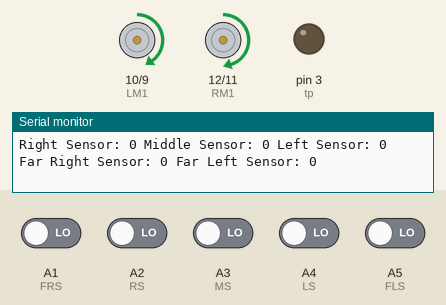
Simulated run of this sketch. Board: Arduino Uno, built with avr-gcc and run on an emulated ATmega328P. On the bench: motor-driver pin pairs drawn as motors (green arrow = first pin HIGH = forward, orange = second pin HIGH = backward, longer = more drive, scaled by the enable pin), output pins drawn as LEDs (lit = HIGH), the last lines printed to the serial monitor. Inputs (shaded band) come from the test bench; at power-on: A1 (FRS), A2 (RS), A3 (MS), A4 (LS), A5 (FLS) LOW.

Above: at 1.2 s.
1.3 s: A1 (FRS) driven HIGH
At 2.5 s:
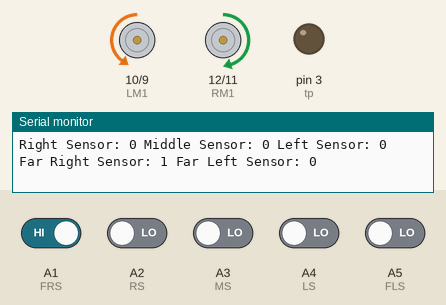
2.8 s: A1 (FRS) driven LOW
At 3.3 s:
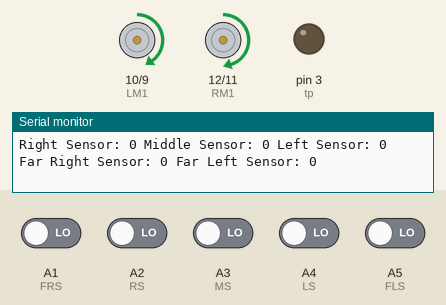
4.3 s: A3 (MS) driven HIGH
At 5.1 s:
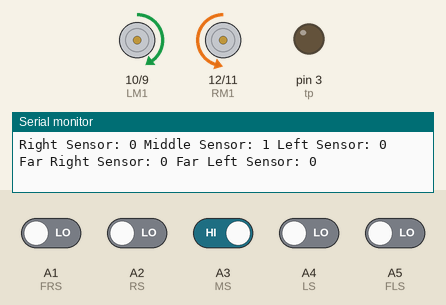
5.8 s: A3 (MS) driven LOW
At 7.0 s:
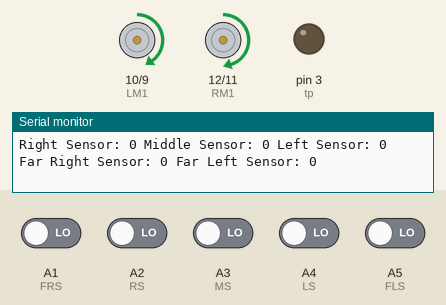
Timing chart, 0 to 8.3 s (numbered marks = the images above; inputs shaded):
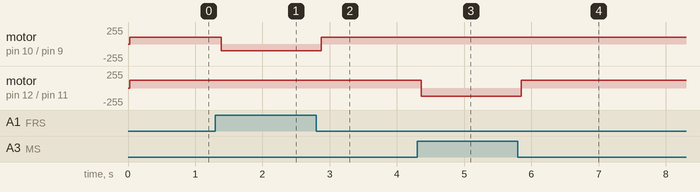

Measured:
- after the input at 1.3 s, motor on pin 10 (LM1) / pin 9 (LM2): forward 100/255 → backward 100/255 after 0.09 s
- after the input at 2.8 s, motor on pin 10 (LM1) / pin 9 (LM2): backward 100/255 → forward 100/255 after 0.08 s
- after the input at 4.3 s, motor on pin 12 (RM1) / pin 11 (RM2): forward 120/255 → backward 120/255 after 0.06 s
- after the input at 5.8 s, motor on pin 12 (RM1) / pin 11 (RM2): backward 120/255 → forward 120/255 after 0.05 s

The sketch:

something_with_RHA.ino
```cpp
#define FRS A1
#define FLS A5
#define RS A2
#define MS A3
#define LS A4 // Pin where the IR sensor is connected

const int ena = 5;
#define LM1 10
#define LM2 9
#define RM1 12
#define RM2 11
const int enb = 6;

const int tp = 3;
const int ep = 4;

int ivm = 0, ivl = 0, ivr = 0; // Sensor values
int ifrs = 0, ifls = 0; // Far sensor values

#define MAX_PATH_LENGTH 100
char path[MAX_PATH_LENGTH];
int pathIndex = 0;

void setup() {
  // Define pin modes
  pinMode(MS, INPUT);
  pinMode(LS, INPUT);
  pinMode(RS, INPUT);
  pinMode(FRS, INPUT);
  pinMode(FLS, INPUT);
  pinMode(tp, OUTPUT);
  pinMode(ep, INPUT);
  pinMode(ena, OUTPUT);
  pinMode(enb, OUTPUT);
  pinMode(LM1, OUTPUT);
  pinMode(LM2, OUTPUT);
  pinMode(RM1, OUTPUT);
  pinMode(RM2, OUTPUT);

  analogWrite(ena, 100);
  analogWrite(enb, 120);

  Serial.begin(9600);
}

void loop() {
  ivr = digitalRead(RS);
  ivm = digitalRead(MS);
  ivl = digitalRead(LS);
  ifrs = digitalRead(FRS);
  ifls = digitalRead(FLS);

  Serial.print("Right Sensor: ");
  Serial.print(ivr);
  Serial.print(" Middle Sensor: ");
  Serial.print(ivm);
  Serial.print(" Left Sensor: ");
  Serial.print(ivl);
  Serial.print(" Far Right Sensor: ");
  Serial.print(ifrs);
  Serial.print(" Far Left Sensor: ");
  Serial.println(ifls);

  if (ivm && ivl  && ivr && ifrs  && ifls ) { // All sensors not on the line
    makeUTurn();
  } else if (ifrs) { // No wall on the far right
    move('R');
  } else if (ivm) { // Wall in front
    move('L');
  } else { // Wall on the right, no wall in front
    move('F');
  }

  delay(100); // Small delay to stabilize the readings
}

void move(char direction) {
  switch (direction) {
    case 'R': // Turn right
      digitalWrite(LM1, LOW);
      digitalWrite(LM2, HIGH);
      digitalWrite(RM1, HIGH);
      digitalWrite(RM2, LOW);
      break;
    case 'L': // Turn left
      digitalWrite(LM1, HIGH);
      digitalWrite(LM2, LOW);
      digitalWrite(RM1, LOW);
      digitalWrite(RM2, HIGH);
      break;
    case 'F': // Move forward
      digitalWrite(LM1, HIGH);
      digitalWrite(LM2, LOW);
      digitalWrite(RM1, HIGH);
      digitalWrite(RM2, LOW);
      break;
  }
  trackPath(direction);
}

void makeUTurn() {
  // U-turn logic
  digitalWrite(LM1, HIGH);
  digitalWrite(LM2, LOW);
  digitalWrite(RM1, LOW);
  digitalWrite(RM2, HIGH);
  delay(1000); // Adjust delay as needed for making a U-turn
  trackPath('U');
}

void trackPath(char direction) {
  if (pathIndex < MAX_PATH_LENGTH) {
    path[pathIndex++] = direction;
  }
}

void reversePath() {
  for (int i = pathIndex - 1; i >= 0; i--) {
    char direction = path[i];
    switch (direction) {
      case 'R': // Reverse right turn
        move('L');
        break;
      case 'L': // Reverse left turn
        move('R');
        break;
      case 'F': // Reverse forward move
        moveBackward();
        break;
      case 'U': // Reverse U-turn
        makeUTurn();
        break;
    }
    delay(500); // Adjust delay as needed for turning/moving
  }
}

void moveBackward() {
  digitalWrite(LM1, LOW);
  digitalWrite(LM2, HIGH);
  digitalWrite(RM1, LOW);
  digitalWrite(RM2, HIGH);
}
```
